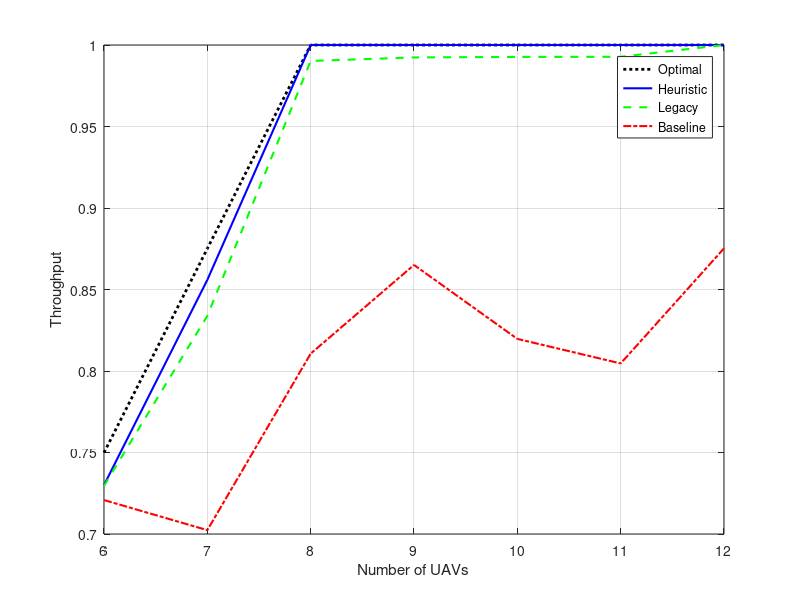
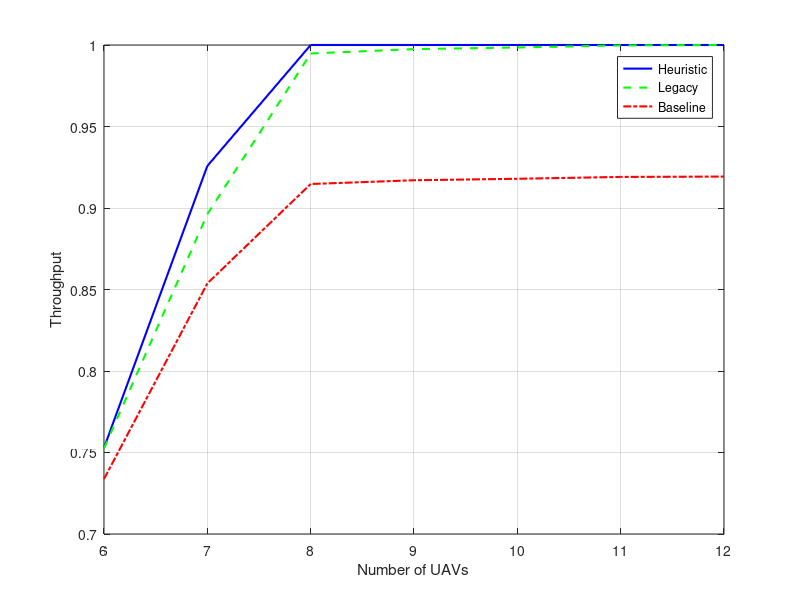
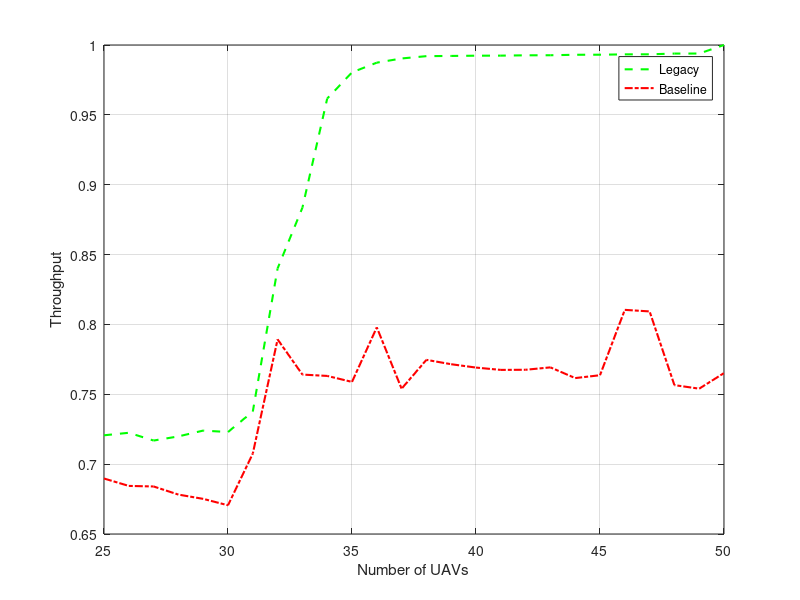
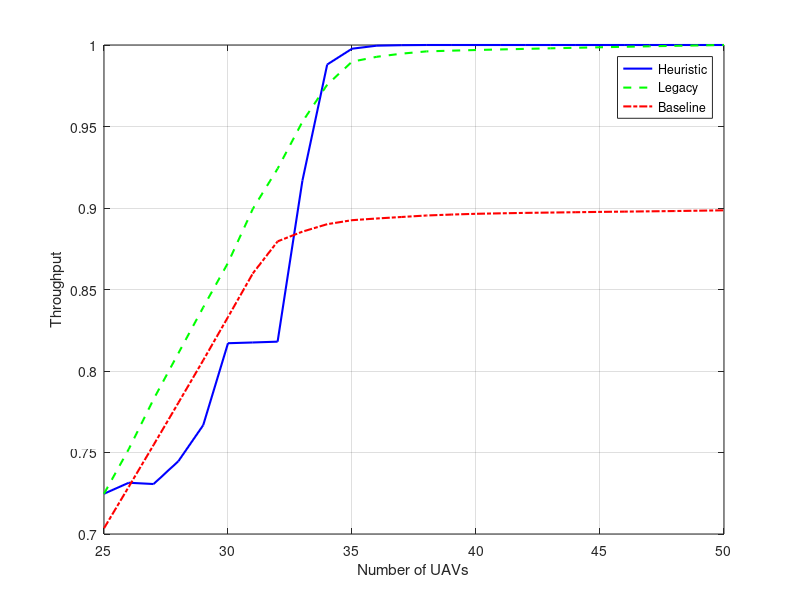

Write MATLAB code to recreate these figures, in order.
%% Scenario I

load('plot_data/scenarioI_HE_AP')
load('plot_data/scenarioI_HE_BS')
load('plot_data/scenarioI_Legacy')
load('plot_data/scenarioI_BL')
load('plot_data/scenarioI_OP')

figure
B = [6 7 8 9 10 11 12];
plot(B,optimalUsers./100,'k:','LineWidth',2)
hold on
plot(B,heuristicUsers./100,'b-','LineWidth',1.5)
plot(B,RP(:,1),'g--','LineWidth',1.5)
plot(B,LG(:,1),'r-.','LineWidth',1.5)
grid on
box on
xlabel('Number of UAVs')
ylabel('Throughput')
set(gcf, 'Position',  [100, 100, 350, 200])
legend('Optimal','Heuristic','Legacy', 'Baseline')
legend('Location','best')

figure
B = [6 7 8 9 10 11 12];
%plot(B,optimalUsers./100,'k:','LineWidth',2)
hold on
plot(B,HE_BS_I,'b-','LineWidth',1.5)
plot(B,RP(:,2),'g--','LineWidth',1.5)
plot(B,LG(:,2),'r-.','LineWidth',1.5)
grid on
box on
xlabel('Number of UAVs')
ylabel('Throughput')
set(gcf, 'Position',  [100, 100, 350, 200])
legend('Heuristic','Legacy', 'Baseline')
%legend('Optimal','Heuristic','Legacy', 'Baseline')
legend('Location','best')

%% Scenario II

%load('plot_data/scenarioII_HE_AP')
load('plot_data/scenarioII_HE_BS')
load('plot_data/scenarioII_Legacy')
load('plot_data/scenarioII_BL')

figure
B = [25 26 27 28 29 30 31 32 33 34 35 36 37 38 39 40 41 42 43 44 45 46 47 48 49 50];
hold on
%plot(B,heuristicUsers./100,'b-','LineWidth',1.5)
plot(B,RP(:,1),'g--','LineWidth',1.5)
plot(B,LG(:,1),'r-.','LineWidth',1.5)
grid on
box on
xlabel('Number of UAVs')
ylabel('Throughput')
set(gcf, 'Position',  [100, 100, 350, 200])
legend('Legacy', 'Baseline')
%legend('Heuristic','Legacy', 'Baseline')
legend('Location','best')

figure
B = [25 26 27 28 29 30 31 32 33 34 35 36 37 38 39 40 41 42 43 44 45 46 47 48 49 50];
hold on
plot(B,HE_BS_II,'b-','LineWidth',1.5)
plot(B,RP(:,2),'g--','LineWidth',1.5)
plot(B,LG(:,2),'r-.','LineWidth',1.5)
grid on
box on
xlabel('Number of UAVs')
ylabel('Throughput')
set(gcf, 'Position',  [100, 100, 350, 200])
legend('Heuristic','Legacy', 'Baseline')
legend('Location','best')

%% Scenario III

%load('plot_data/scenarioIII_HE_AP')
load('plot_data/scenarioIII_HE_BS')
load('plot_data/scenarioIII_Legacy')
load('plot_data/scenarioIII_BL')

figure
B = [25 26 27 28 29 30 31 32 33 34 35 36 37 38 39 40 41 42 43 44 45 46 47 48 49 50];
hold on
%plot(B,heuristicUsers./100,'b-','LineWidth',1.5)
plot(B,RP(:,1),'g--','LineWidth',1.5)
plot(B,LG(:,1),'r-.','LineWidth',1.5)
grid on
box on
xlabel('Number of UAVs')
ylabel('Throughput')
set(gcf, 'Position',  [100, 100, 350, 200])
legend('Heuristic','Legacy', 'Baseline')
%legend('Heuristic','Legacy', 'Baseline')
legend('Location','best')

figure
B = [25 26 27 28 29 30 31 32 33 34 35 36 37 38 39 40 41 42 43 44 45 46 47 48 49 50];
hold on
plot(B,HE_BS_III,'b-','LineWidth',1.5)
plot(B,RP(:,2),'g--','LineWidth',1.5)
plot(B,LG(:,2),'r-.','LineWidth',1.5)
grid on
box on
xlabel('Number of UAVs')
ylabel('Throughput')
set(gcf, 'Position',  [100, 100, 350, 200])
legend('Heuristic','Legacy', 'Baseline')
legend('Location','best')
